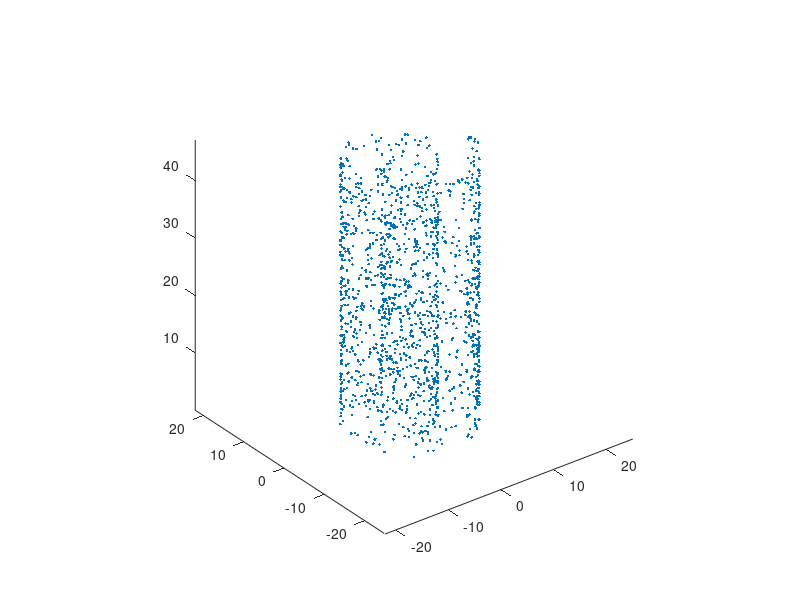

Recreate this plot in MATLAB. (Note: this script raises an error after producing the figure.)
clear all
close all

%%

N = 1500; % number of points considered
t = rand(1,N);
t = sort(4*pi*sqrt(t))'; 

h = 15*pi;

z = h*rand(N,1); % random heights
x = (t+.1).*cos(t);
y = (t+.1).*sin(t);
data = [x,y,z]; % data

%%
figure;
plot3(x,y,z,'.')

axis equal


%%

W = squareform(pdist(data)).^2;
eps = 5;

neigs = 10;

[V, D] = dmaps(W, eps, neigs);


%%
figure;
scatter3(x,y,z,50,V(:,2),'.')

figure;
scatter3(x,y,z,50,V(:,3),'.')

%%

eps_med_scale = 3;
res = compute_residuals_DMAPS(V, eps_med_scale);

figure;
plot(res, 'o-')

%%

load swissroll1.mat

figure;
plot3(x,y,z,'.')
axis equal
print('swissroll1.eps','-depsc')

figure;
bar(res(2:end))
ylabel('cross-validation error')
print('swissroll1_cv.eps','-depsc')

figure;
scatter3(x,y,z,50,V(:,2),'.')
axis equal
print('swissroll1_color1.eps','-depsc')

figure;
scatter3(x,y,z,50,V(:,3),'.')
axis equal
print('swissroll1_color2.eps','-depsc')

%%

load swissroll2.mat

figure;
plot3(x,y,z,'.')
axis equal
print('swissroll2.eps','-depsc')

figure;
bar(res(2:end))
ylabel('cross-validation error')
print('swissroll2_cv.eps','-depsc')

figure;
scatter3(x,y,z,50,V(:,2),'.')
axis equal
print('swissroll2_color1.eps','-depsc')

figure;
scatter3(x,y,z,50,V(:,6),'.')
axis equal
print('swissroll2_color2.eps','-depsc')





